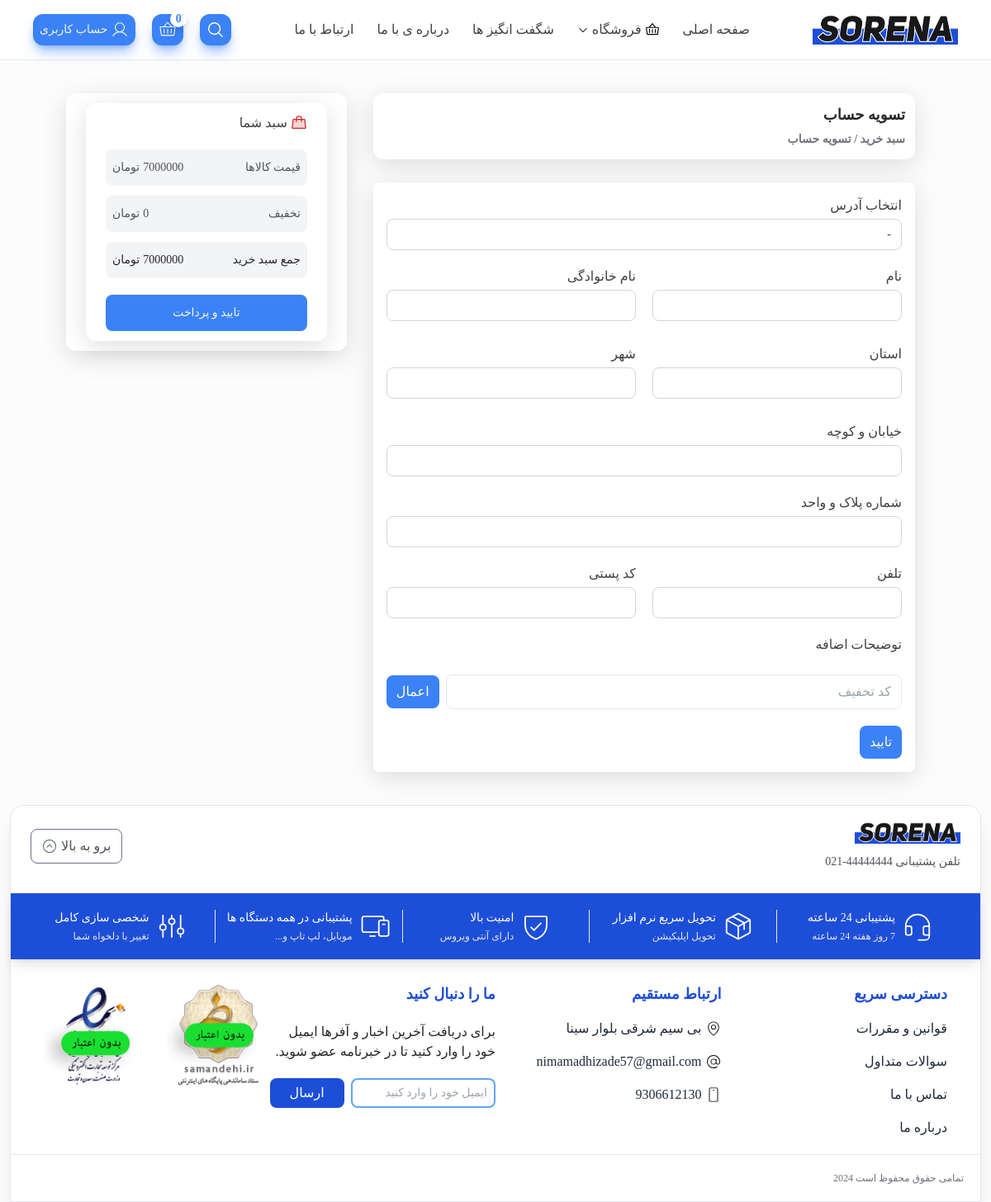
/product/order/detail144 (signed in), run on the app's committed database.
### home/models.py (models this page shows, shortened)
class Order(models.Model):
    user = models.ForeignKey(User, on_delete=models.CASCADE, related_name="orders", verbose_name="کاربر")
    total_price = models.DecimalField(max_digits=10, decimal_places=2, default=0, verbose_name="قیمت کل")
    created_at = models.DateTimeField(auto_now_add=True, verbose_name="تاریخ ایجاد")
    updated_at = models.DateTimeField(auto_now=True, verbose_name="تاریخ بروزرسانی")
    is_paid = models.BooleanField(default=False, verbose_name="پرداخت شده")
    address = models.ForeignKey(UserAddress, on_delete=models.SET_NULL, null=True, blank=True, verbose_name="آدرس")
    STATUS_CHOICES = [
        ('pending', 'در انتظار'),
        ('processing', 'در حال پردازش'),
        ('shipped', 'ارسال شده'),
        ('delivered', 'تحویل داده شده'),
        ('cancelled', 'لغو شده'),
    ]
    status = models.CharField(max_length=20, choices=STATUS_CHOICES, default='pending', verbose_name="وضعیت")
    class Meta:
        verbose_name = 'سفارش'
        verbose_name_plural = 'سفارش ها'

class FooterInfo(models.Model):
    address = models.CharField(max_length=100, null=True, blank=True, verbose_name='آدرس')
    email = models.EmailField(null=True, blank=True, verbose_name='ایمیل')
    phone = models.IntegerField(null=True, blank=True, verbose_name='شماره تلفن')
    class Meta:
        verbose_name = 'اطلاعات فوتر'
        verbose_name_plural = 'اطلاعات فوتر'

### product/views.py (the view, shortened to what this page needs)
# urls.py: path('order/detail<int:pk>', views.OrderDetailView.as_view(), name="order_detail"),
class OrderDetailView(LoginRequiredMixin, View):
    def get(self, request, pk):
        order = get_object_or_404(Order, id=pk)
        form = DeliveryForm()
        addresses = UserAddress.objects.filter(user=request.user)
        return render(request, 'product/order.html', {
            'order': order,
            'form': form,
            'addresses': addresses
        })

### product/templates/product/order.html (shortened to what this page needs)
{% load static %}
<!DOCTYPE html>
<html lang="fa" dir="rtl">
<head>
    <link rel="stylesheet" href="{% static 'css/main.css' %}">
</head>
<body class="max-w-[1600px] mx-auto bg-[#fcfcfc]">
<header class="fixed w-full max-w-[1600px] border-b z-50 bg-white">
    {% include 'includes/header.html' %}
</header>
<main class="pt-20 md:pt-40 lg:pt-[73px]">
    <div class="lg:px-20 lg:my-10 md:flex gap-5 px-5">
        <div class="md:w-8/12 px-2 sm:px-3 flex flex-col gap-y-7">
            <div class="text-zinc-800 text-lg font-semibold bg-white shadow-large rounded-xl p-3">
                تسویه حساب
                <div>
                    <a class="text-sm text-zinc-500 hover:text-zinc-700 transition"
                       href="{% url 'product:cart_detail' %}">
                        سبد خرید
                    </a>
                    <span class="text-sm text-zinc-500">
              /
            </span>
                    <a class="text-sm text-zinc-500 hover:text-zinc-700 transition" href="">
                        تسویه حساب
                    </a>
                </div>
            </div>
            <div class="shadow-large p-4 rounded-lg bg-white">
                <form method="POST" id="order-form">
                    <div class="flex flex-col gap-y-1">
                        <label for="address" class="text-zinc-700">انتخاب آدرس</label>
                        <select name="address"
                                class="focus:shadow-primary-outline text-sm leading-5.6 ease block w-full appearance-none rounded-lg border border-solid border-gray-300 bg-white bg-clip-padding px-3 py-2 font-normal text-gray-700 outline-none transition-all placeholder:text-gray-500 focus:border-blue-500 focus:outline-none"
                                id="address">
                            <option value="">-</option>
                        </select>
                    </div>
                    <div class="sm:flex gap-x-5 mt-5">
                        <div class="sm:w-1/2 mb-2 sm:mb-0 flex flex-col gap-y-1">
                            <label class="text-zinc-700 flex">
                                نام
                            </label>
                            {{ form.first_name }}
                        </div>
                        <div class="sm:w-1/2 flex flex-col gap-y-1">
                            <label class="text-zinc-700 flex">
                                نام خانوادگی
                            </label>
                            {{ form.last_name }}
                        </div>
                    </div>
                    <div class="sm:flex gap-x-5 mt-7">
                        <div class="sm:w-1/2 mb-2 sm:mb-0 flex flex-col gap-y-1">
                            <label class="text-zinc-700 flex">
                                استان
                            </label>
                            {{ form.province }}
                        </div>
                        <div class="sm:w-1/2 flex flex-col gap-y-1">
                            <label class="text-zinc-700 flex">
                                شهر
                            </label>
                            {{ form.city }}
                        </div>
                    </div>
                    <div class="mt-7">
                        <div class="flex flex-col gap-y-1">
                            <label class="text-zinc-700 flex">
                                خیابان و کوچه
                            </label>
                            {{ form.street }}
                        </div>
                        <div class="flex flex-col gap-y-1 mt-5">
                            <label class="text-zinc-700 flex">
                                شماره پلاک و واحد
                            </label>
                            {{ form.building_info }}
                        </div>
                    </div>
                    <div class="sm:flex gap-x-5 mt-5">
                        <div class="sm:w-1/2 mb-2 sm:mb-0 flex flex-col gap-y-1">
                            <label class="text-zinc-700 flex">
                                تلفن
                            </label>
                            {{ form.phone }}
                        </div>
                        <div class="sm:w-1/2 flex flex-col gap-y-1">
                            <label class="text-zinc-700 flex">
                                کد پستی
                            </label>
                            {{ form.post_code }}
                        </div>
                    </div>
                    <div class="mt-5">
                        <div class="flex flex-col gap-y-1">
                            <label class="text-zinc-700 flex">
                                توضیحات اضافه
                            </label>
                        </div>
                    </div>
                    <br>
                    <div class="flex items-center gap-x-2">
                        <input type="text" name="discount_code" placeholder="کد تخفیف"
                               class="w-full px-3 py-2 rounded-lg border" id="discount_code">
                        <button type="button" id="apply-discount" class="px-3 py-2 bg-blue-500 text-white rounded-lg">
                            اعمال
                        </button>
                    </div>
                    <div class="flex items-center gap-x-2 mt-5">
                        <button type="submit" class="px-3 py-2 bg-blue-500 text-white rounded-lg">تایید</button>
                    </div>
                </form>
            </div>
        </div>
        <div class="md:w-4/12 mt-8 md:mt-0">
            <div class="px-2 sm:px-6 py-3 bg-white rounded-xl shadow-large mb-5">
                <div class="px-2 sm:px-6 py-3 bg-white rounded-xl shadow-large">
                    <div class="flex gap-x-1 items-center text-zinc-700">
                        سبد شما
                    </div>
                    <div class="flex gap-x-1 justify-between items-center text-zinc-600 mt-5 bg-gray-100 rounded-lg px-2 py-3 text-sm">
                        <div>
                            قیمت کالاها
                        </div>
                        <div class="flex gap-x-1">
                            <div>
                                {{ order.total_price|floatformat:0 }}
                            </div>
                            <div>
                                تومان
                            </div>
                        </div>
                    </div>
                    <div id="order-details">
                        {% if discount_amount %}
                            <div class="flex gap-x-1 justify-between items-center text-zinc-600 mt-3 bg-gray-100 rounded-lg px-2 py-3 text-sm">
                                <div>تخفیف</div>
                                <div class="flex gap-x-1">
                                    <div>{{ discount_amount|floatformat:0 }}</div>
                                    <div>تومان</div>
                                </div>
                            </div>
                        {% else %}
                            <div class="flex gap-x-1 justify-between items-center text-zinc-600 mt-3 bg-gray-100 rounded-lg px-2 py-3 text-sm">
                                <div>تخفیف</div>
                                <div class="flex gap-x-1">
                                    <div>0</div>
                                    <div>تومان</div>
                                </div>
                            </div>
                        {% endif %}
                    </div>
                    <div class="total-price">
                        <div class="flex gap-x-1 justify-between items-center text-zinc-800 mt-3 bg-gray-100 rounded-lg px-2 py-3 text-sm">
                            <div>جمع سبد خرید</div>
                            <div class="flex gap-x-1">
                                <div>{{ order.total_price|floatformat:0 }}</div>
                                <div>تومان</div>
                            </div>
                        </div>
                    </div>
                    <a href="#"
                       class="mx-auto block text-center w-full px-2 py-3 mt-5 text-sm bg-blue-500 hover:bg-blue-400 transition text-gray-100 rounded-lg">
                        تایید و پرداخت
                    </a>
                </div>
            </div>
        </div>
</main>
{% include 'includes/footer.html' %}
</body>
</html>

### templates/includes/footer.html (shortened to what this page needs)
  {% load static %}
<footer class="rounded-t-2xl border shadow-xl mt-5 py-5 mx-3 bg-white">
    <div class="flex flex-wrap gap-y-4 justify-between items-center px-6">
      <div class="flex flex-col">
        <div>
          <img class="w-32" src="{% static 'image/logo.png' %}" alt="">
        </div>
        <div class="text-sm text-zinc-600 mt-3">
          تلفن پشتیبانی 44444444-021
        </div>
      </div>
      <div>
        <button type="button" class="flex items-center gap-x-1 border border-gray-500 rounded-lg px-3 py-2 text-zinc-600 text-sm md:text-base" id="btn-back-to-top">
          برو به بالا
        </button>
      </div>
    </div>
    <div class="bg-blue-700 grid justify-items-center gap-y-7 grid-cols-1 md:grid-cols-3 lg:grid-cols-5 p-5 my-7 shadow-lg">
      <div class="flex gap-x-2 pr-20 md:pr-0 md:justify-center items-center w-full lg:border-l">
        <div>
        </div>
        <div>
          <div class="text-sm mb-1 text-white">
            پشتیبانی 24 ساعته
          </div>
          <div class="text-xs text-gray-200">
            7 روز هفته 24 ساعته
          </div>
        </div>
      </div>
      <div class="flex gap-x-2 pr-20 md:pr-0 md:justify-center items-center w-full lg:border-l">
        <div>
        </div>
        <div>
          <div class="text-sm mb-1 text-white">
            تحویل سریع نرم افزار
          </div>
          <div class="text-xs text-gray-200">
            تحویل اپلیکیشن
          </div>
        </div>
      </div>
      <div class="flex gap-x-2 pr-20 md:pr-0 md:justify-center items-center w-full lg:border-l">
        <div>
        </div>
        <div>
          <div class="text-sm mb-1 text-white">
            امنیت بالا
          </div>
          <div class="text-xs text-gray-200">
            دارای آنتی ویروس
          </div>
        </div>
      </div>
      <div class="flex gap-x-2 pr-20 md:pr-0 md:justify-center items-center w-full lg:border-l">
        <div>
        </div>
        <div>
          <div class="text-sm mb-1 text-white">
            پشتیبانی در همه دستگاه ها
          </div>
          <div class="text-xs text-gray-200">
            موبایل، لپ تاپ و...
          </div>
        </div>
      </div>
      <div class="flex gap-x-2 pr-20 md:pr-0 md:justify-center items-center w-full">
        <div>
        </div>
        <div>
          <div class="text-sm mb-1 text-white">
            شخصی سازی کامل
          </div>
          <div class="text-xs text-gray-200">
            تغییر با دلخواه شما
          </div>
        </div>
      </div>
    </div>
    <div class="grid grid-cols-1 md:grid-cols-2 gap-y-7 lg:grid-cols-4 px-10">
      <div>
        <div class="text-blue-700 mb-4 text-lg font-bold">
          دسترسی سریع
        </div>
        <div class="">
          <ul class="flex flex-col gap-y-4">
            <li>
              <a class="text-gray-800 hover:text-blue-600 transition" href="{% url 'home:rules' %}">
                قوانین و مقررات
              </a>
            </li>
            <li>
              <a class="text-gray-800 hover:text-blue-600 transition" href="{% url 'home:qs' %}">
                سوالات متداول
              </a>
            </li>
            <li>
              <a class="text-gray-800 hover:text-blue-600 transition" href="{% url 'home:contactus' %}">
                تماس با ما
              </a>
            </li>
            <li>
              <a class="text-gray-800 hover:text-blue-600 transition" href="{% url 'home:aboutus' %}">
                درباره ما
              </a>
            </li>
          </ul>
        </div>
      </div>
      <div>
        <div class="text-blue-700 mb-4 text-lg font-bold">
          ارتباط مستقیم
        </div>
        <div class="">
            {% for footer in footer %}
          <ul class="flex flex-col gap-y-4">
            <li>
              <a class="text-gray-800 hover:text-blue-600 transition flex items-center gap-x-1 group w-fit" href="">
              {{ footer.address }}
              </a>
            </li>
            <li>
              <a class="text-gray-800 hover:text-blue-600 transition flex items-center gap-x-1 group w-fit" href="">
                {{ footer.email }}
              </a>
            </li>
            <li>
              <a class="text-gray-800 hover:text-blue-600 transition flex items-center gap-x-1 group w-fit" href="">
                {{ footer.phone }}
              </a>
            </li>
          </ul>
            {% endfor %}
        </div>
      </div>
      <div>
        <div class="text-blue-700 text-lg font-bold">
          ما را دنبال کنید
        </div>
        <div class="my-5 text-zinc-800">
          برای دریافت آخرین اخبار و آفرها ایمیل خود را وارد کنید تا در خبرنامه عضو شوید.
        </div>
        <div class="flex gap-x-2">
          <input class="w-full border-2 border-blue-400 outline-none text-sm rounded-lg py-2 px-2 h-full" type="email" placeholder="ایمیل خود را وارد کنید">
          <div>
            <button class="bg-blue-700 hover:bg-blue-600 transition text-white rounded-lg w-full h-full px-6" type="submit">
              ارسال
            </button>
          </div>
        </div>
      </div>
      <div class="flex md:justify-end gap-x-5">
        <img class="max-w-32 h-fit" src="{% static 'image/service/symbol-01.png' %}" alt="">
        <img class="max-w-32 h-fit" src="{% static 'image/service/symbol-02.png' %}" alt="">
      </div>
    </div>
    <div class="mt-5 border-t w-full text-xs text-zinc-500 pr-5 pt-5">
      تمامی حقوق محفوظ است 2024
    </div>
  </footer>

### data on the page
Order: total_price "7000000"
FooterInfo: address "بی سیم شرقی بلوار سینا", email "nimamadhizade57@gmail.com", phone "9306612130"

### other printed values
{{ items_count }} "0"
